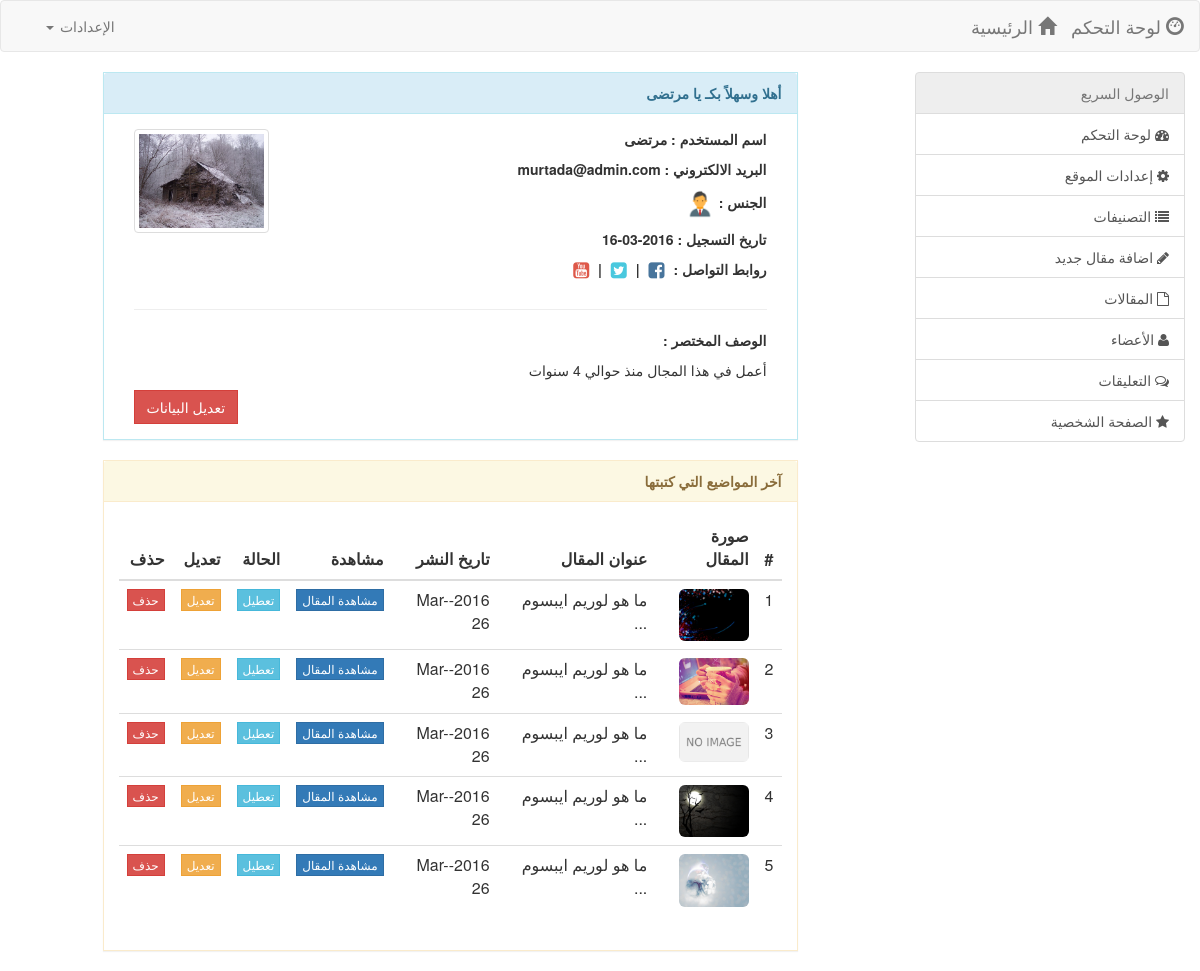
Screenshot of /admin-cp/profile.php (signed in) with the database file from the repository.
### tables this page shows
CREATE TABLE `users` (
  `user_id` int(11) NOT NULL,
  `username` text NOT NULL,
  `email` text NOT NULL,
  `password` text NOT NULL,
  `gender` text NOT NULL,
  `avatar` text NOT NULL,
  `about_user` text NOT NULL,
  `facebook` text NOT NULL,
  `twitter` text NOT NULL,
  `youtube` text NOT NULL,
  `reg_date` text NOT NULL,
  `role` text NOT NULL
);

CREATE TABLE `posts` (
  `post_id` int(11) NOT NULL,
  `title` text NOT NULL,
  `post` longtext NOT NULL,
  `category` text NOT NULL,
  `image` text NOT NULL,
  `author` text NOT NULL,
  `status` text NOT NULL,
  `post_date` text NOT NULL
);

### admin-cp/profile.php (the view, shortened to what this page needs)
<?php
	include_once("inc/header.php");
	include_once("inc/sidebar.php");
	$get_user = mysqli_query($conn, "SELECT * FROM `users` WHERE `user_id` = '$_SESSION[id]'");
	$user = mysqli_fetch_object($get_user);
?>
	<article class="col-lg-9">
		<div class="col-md-1"></div>
		<div class="col-md-10">
				<div class="panel panel-info">
				  <div class="panel-heading"><b>أهلا وسهلاً بكـ يا <?php echo $user->username; ?></b></div>
				  <div class="panel-body">
					<div class="col-md-9">
						<p><b>اسم المستخدم : <?php echo $user->username; ?></b></p>
						<p><b>البريد الالكتروني : <?php echo $user->email; ?></b></p>
						<p><b>الجنس : <?php if($user->gender == 'male'){echo '<img src="../images/male.png" width="30px" />';}else{echo '<img src="../images/female.png" width="30px" />';} ?></b></p>
						<p><b>تاريخ التسجيل : <?php echo $user->reg_date; ?></b></p>
						<p><b>روابط التواصل : <a href="<?php echo $user->facebook; ?>" target="_blank" class="lo_face"><i class="fa fa-facebook-square fa-lg"></i> </a> |  <a href="<?php echo $user->twitter; ?>" target="_blank" class="lo_twt"><i class="fa fa-twitter-square fa-lg"></i> </a> | <a href="<?php echo $user->youtube; ?>" target="_blank" class="lo_tube"><i class="fa fa-youtube-square fa-lg"></i> </a> </b></p>
					</div>
					<div class="col-md-3">
						<img src="../<?php echo $user->avatar; ?>" class="img-thumbnail" width="100%" />
					</div>
					<div class="col-md-12">
						<hr>
						<p><b>الوصف المختصر : </b></p>
						<p><?php echo strip_tags($user->about_user); ?></p>
						<a href="edite_user.php?user=<?php echo $user->user_id; ?>" class="btn btn-danger pull-left">تعديل البيانات</a>
					</div>
				  </div>
				</div>
		</div>
		<div class="col-md-12">
		<div class="row">
		<div class="col-md-1"></div>
		<div class="col-md-10">
		<div class="panel panel-warning">
			<div class="panel-heading"><b>آخر المواضيع التي كتبتها<b></div>
			<div class="panel-body">
		<table class="table table-hover">
			<thead>
				<tr>
					<th>#</th>
					<th>صورة المقال</th>
					<th>عنوان المقال</th>
					<th>تاريخ النشر</th>
					<th>مشاهدة</th>
					<th>الحالة</th>
					<th>تعديل</th>
					<th>حذف</th>
				</tr>
			</thead>
			<tbody>
			<?php
				$posts = mysqli_query($conn, "SELECT * FROM `posts` WHERE author = '$_SESSION[id]' ORDER BY `post_id` DESC LIMIT 5");
				$num = 1;
				while($post = mysqli_fetch_assoc($posts)){
					echo '
						<tr>
							<td>'.$num.'</td>
							<td><img src="../'.($post['image'] == '' ? 'images/no-image.png' : $post['image']).'" class="img-rounded" width="70px" /></td>
							<td>'.substr($post['title'],0,40).' ...</td>
							<td>'.$post['post_date'].'</td>
							<td><a href="../post.php?id='.$post['post_id'].'" class="btn btn-primary btn-xs" target="_blank">مشاهدة المقال</a></td>
							<td>'.($post['status'] == 'dreft' ? '<a href="profile.php?status=published&post='.$post['post_id'].'" class="btn btn-success btn-xs">نشر</a>' : '<a href="profile.php?status=dreft&post='.$post['post_id'].'" class="btn btn-info btn-xs">تعطيل</a>').'</td>
							<td><a href="edite-post.php?post='.$post['post_id'].'" class="btn btn-warning btn-xs">تعديل</a></td>
							<td><a href="profile.php?delete='.$post['post_id'].'" class="btn btn-danger btn-xs">حذف</a></td>
						</tr>
					';
				$num++;
				}
			?>
			</tbody>
		</table>
			</div>
		</div>
		</div>
		</div>
		</div>
	</article>
<?php
	include_once("inc/footer.php");
?>

### css/style.css (style rules this page uses)
.btn { border-radius: 0px; }
.panel { border-radius: 0px; }
.lo_face { margin: 0 5px; color: #48759C; }
.lo_twt { margin: 0 5px; color: #49C8DE; }
.lo_tube { margin: 0 5px; color: #DE5849 }

### rows the page displays
users: username "مرتضى", email "murtada@admin.com", reg_date "2016-03-16", avatar (picture), about_user "أعمل في هذا المجال منذ حوالي 4 سنوات"
posts: image (picture), title "ما هو لوريم ايبسوم", post_date "2016-Mar-26"
posts: image (picture), title "ما هو لوريم ايبسوم", post_date "2016-Mar-26"
posts: title "ما هو لوريم ايبسوم", post_date "2016-Mar-26"
posts: image (picture), title "ما هو لوريم ايبسوم", post_date "2016-Mar-26"
posts: image (picture), title "ما هو لوريم ايبسوم", post_date "2016-Mar-26"
